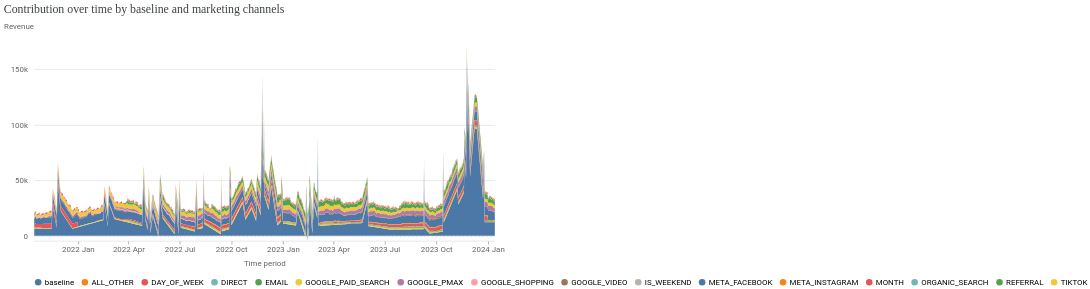
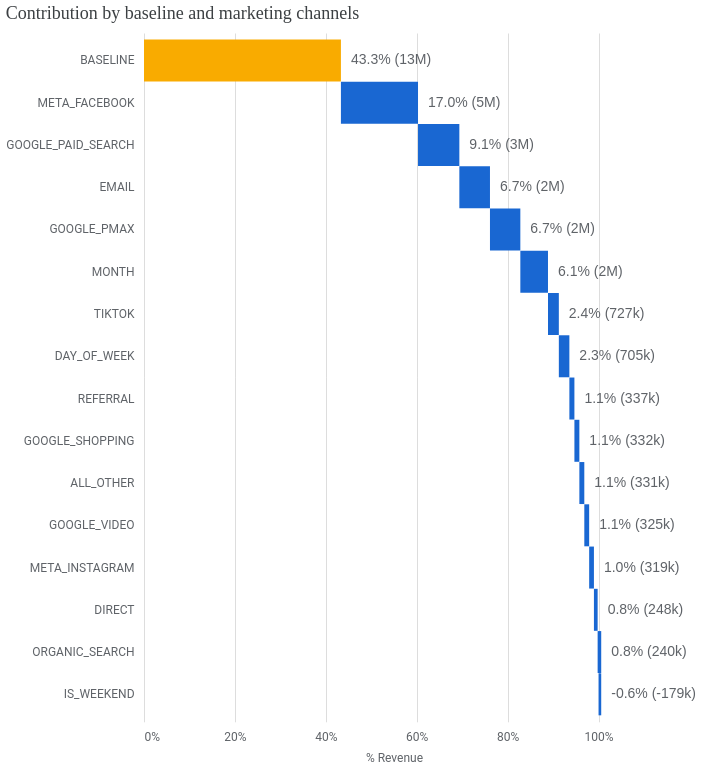
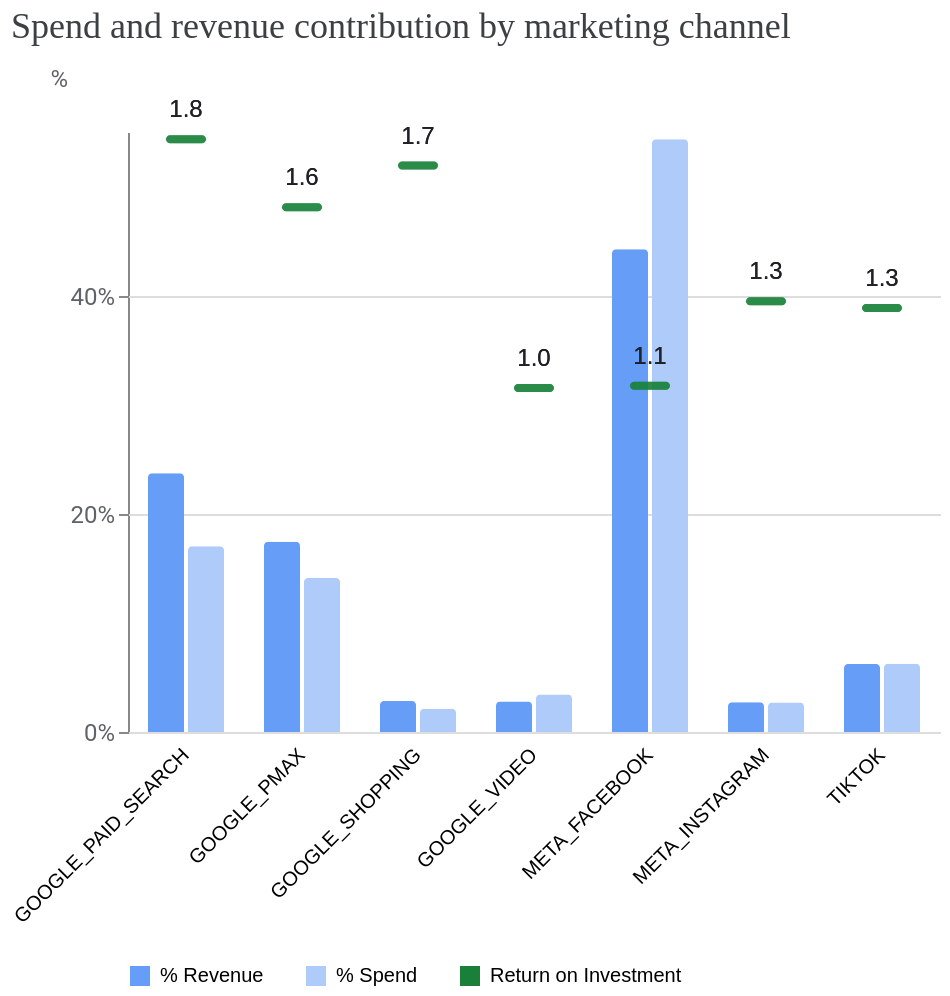

Source (notebook cell) for these figures, in order:
### Code cell
# Display the contribution of each channel
plot_channel_contribution(mmm)

### Figure 1 — Vega-Lite specification as saved in the notebook (floating-point values rounded to 4 significant figures; data arrays with more than 128 entries replaced by an {"elided": "..."} marker saying what was removed)
{"config": {"view": {"continuousWidth": 300, "continuousHeight": 300, "strokeOpacity": 0}, "axis": {"labelColor": "#5F6368", "labelFont": "Roboto", "labelFontSize": 12, "titleColor": "#5F6368", "titleFont": "Roboto", "titleFontSize": 12, "titleFontWeight": "normal", "titlePadding": 10}}, "data": {"name": "data-3bcf69dc2226bce12ca6ab0853b5fe42"}, "mark": {"type": "area"}, "encoding": {"color": {"field": "channel", "legend": {"labelFont": "Roboto", "labelFontSize": 12, "orient": "bottom", "title": null}, "scale": {"domain": ["baseline", "ALL_OTHER", "DAY_OF_WEEK", "DIRECT", "EMAIL", "GOOGLE_PAID_SEARCH", "GOOGLE_PMAX", "GOOGLE_SHOPPING", "GOOGLE_VIDEO", "IS_WEEKEND", "META_FACEBOOK", "META_INSTAGRAM", "MONTH", "ORGANIC_SEARCH", "REFERRAL", "TIKTOK"]}, "sort": ["baseline", "ALL_OTHER", "DAY_OF_WEEK", "DIRECT", "EMAIL", "GOOGLE_PAID_SEARCH", "GOOGLE_PMAX", "GOOGLE_SHOPPING", "GOOGLE_VIDEO", "IS_WEEKEND", "META_FACEBOOK", "META_INSTAGRAM", "MONTH", "ORGANIC_SEARCH", "REFERRAL", "TIKTOK"], "type": "nominal"}, "order": {"field": "sort_channel", "sort": "descending", "type": "nominal"}, "tooltip": [{"field": "time", "format": "%Y-%m-%d", "type": "temporal"}, {"field": "channel", "type": "nominal"}, {"field": "incremental_outcome", "format": ",.2f", "type": "quantitative"}], "x": {"axis": {"domainColor": "#DADCE0", "format": "%Y %b", "grid": false, "tickCount": 8}, "field": "time", "title": "Time period", "type": "temporal"}, "y": {"axis": {"domain": false, "labelExpr": "replace(format(datum.value, '.3~s'), 'G', 'B')", "labelPadding": 10, "tickCount": 5, "ticks": false, "titleAlign": "left", "titleAngle": 0, "titleY": -20}, "field": "incremental_outcome", "scale": {"clamp": true, "domainMin": -4494.0}, "title": "Revenue", "type": "quantitative"}}, "title": {"text": "Contribution over time by baseline and marketing channels", "anchor": "start", "color": "#3C4043", "font": "Google Sans Display", "fontSize": 18, "fontWeight": "normal", "offset": 10}, "transform": [{"calculate": "indexof(['ALL_OTHER', 'DAY_OF_WEEK', 'DIRECT', 'EMAIL', 'GOOGLE_PAID_SEARCH', 'GOOGLE_PMAX', 'GOOGLE_SHOPPING', 'GOOGLE_VIDEO', 'IS_WEEKEND', 'META_FACEBOOK', 'META_INSTAGRAM', 'MONTH', 'ORGANIC_SEARCH', 'REFERRAL', 'TIKTOK', 'baseline'], datum.channel)", "as": "sort_channel"}], "width": 700, "$schema": "https://vega.github.io/schema/vega-lite/v6.4.1.json", "datasets": {"data-3bcf69dc2226bce12ca6ab0853b5fe42": {"elided": "13136 records"}}}

### Figure 2 — Vega-Lite specification as saved in the notebook (floating-point values rounded to 4 significant figures)
{"config": {"view": {"continuousWidth": 300, "continuousHeight": 300, "strokeOpacity": 0}, "axis": {"labelColor": "#5F6368", "labelFont": "Roboto", "labelFontSize": 12, "titleColor": "#5F6368", "titleFont": "Roboto", "titleFontSize": 12, "titleFontWeight": "normal", "titlePadding": 10}}, "layer": [{"mark": {"type": "bar", "size": 42}, "encoding": {"color": {"condition": {"test": "(datum.channel === 'BASELINE')", "value": "#F9AB00"}, "value": "#1967D2"}, "x": {"axis": {"domain": false, "format": "%", "labelPadding": 10, "tickCount": 5, "ticks": false}, "field": "prev_sum", "title": "% Revenue", "type": "quantitative"}, "x2": {"field": "sum_outcome"}, "y": {"axis": {"domain": false, "labelLimit": 250, "labelPadding": 10, "ticks": false}, "field": "channel", "scale": {"paddingOuter": 0.2}, "sort": null, "title": null, "type": "nominal"}}, "transform": [{"window": [{"op": "sum", "field": "pct_of_contribution", "as": "sum_outcome"}, {"op": "lead", "field": "channel", "as": "kwargs"}]}, {"calculate": "datum.sum_outcome - datum.pct_of_contribution", "as": "prev_sum"}, {"calculate": "datum.incremental_outcome < 0 ? datum.prev_sum : datum.sum_outcome", "as": "text_x"}]}, {"mark": {"type": "text", "align": "left", "color": "#5F6368", "dx": 10, "fontSize": 14}, "encoding": {"text": {"field": "outcome_text", "type": "nominal"}, "x": {"field": "text_x", "type": "quantitative"}, "y": {"axis": {"domain": false, "labelLimit": 250, "labelPadding": 10, "ticks": false}, "field": "channel", "scale": {"paddingOuter": 0.2}, "sort": null, "title": null, "type": "nominal"}}, "transform": [{"window": [{"op": "sum", "field": "pct_of_contribution", "as": "sum_outcome"}, {"op": "lead", "field": "channel", "as": "kwargs"}]}, {"calculate": "datum.sum_outcome - datum.pct_of_contribution", "as": "prev_sum"}, {"calculate": "datum.incremental_outcome < 0 ? datum.prev_sum : datum.sum_outcome", "as": "text_x"}]}], "data": {"name": "data-98fdc20756805de4469261a48ed24a97"}, "height": 688.8, "title": {"text": "Contribution by baseline and marketing channels", "anchor": "start", "color": "#3C4043", "font": "Google Sans Display", "fontSize": 18, "fontWeight": "normal", "offset": 10}, "width": 500, "$schema": "https://vega.github.io/schema/vega-lite/v6.4.1.json", "datasets": {"data-98fdc20756805de4469261a48ed24a97": [{"channel": "BASELINE", "incremental_outcome": 13190000.0, "pct_of_contribution": 0.4332, "outcome_text": "43.3% (13M)"}, {"channel": "META_FACEBOOK", "incremental_outcome": 5163000.0, "pct_of_contribution": 0.1696, "outcome_text": "17.0% (5M)"}, {"channel": "GOOGLE_PAID_SEARCH", "incremental_outcome": 2768000.0, "pct_of_contribution": 0.09092, "outcome_text": "9.1% (3M)"}, {"channel": "EMAIL", "incremental_outcome": 2051000.0, "pct_of_contribution": 0.06737, "outcome_text": "6.7% (2M)"}, {"channel": "GOOGLE_PMAX", "incremental_outcome": 2034000.0, "pct_of_contribution": 0.06681, "outcome_text": "6.7% (2M)"}, {"channel": "MONTH", "incremental_outcome": 1852000.0, "pct_of_contribution": 0.06083, "outcome_text": "6.1% (2M)"}, {"channel": "TIKTOK", "incremental_outcome": 726800.0, "pct_of_contribution": 0.02388, "outcome_text": "2.4% (727k)"}, {"channel": "DAY_OF_WEEK", "incremental_outcome": 705300.0, "pct_of_contribution": 0.02317, "outcome_text": "2.3% (705k)"}, {"channel": "REFERRAL", "incremental_outcome": 337200.0, "pct_of_contribution": 0.01108, "outcome_text": "1.1% (337k)"}, {"channel": "GOOGLE_SHOPPING", "incremental_outcome": 331800.0, "pct_of_contribution": 0.0109, "outcome_text": "1.1% (332k)"}, {"channel": "ALL_OTHER", "incremental_outcome": 331100.0, "pct_of_contribution": 0.01088, "outcome_text": "1.1% (331k)"}, {"channel": "GOOGLE_VIDEO", "incremental_outcome": 325300.0, "pct_of_contribution": 0.01069, "outcome_text": "1.1% (325k)"}, {"channel": "META_INSTAGRAM", "incremental_outcome": 319300.0, "pct_of_contribution": 0.01049, "outcome_text": "1.0% (319k)"}, {"channel": "DIRECT", "incremental_outcome": 248000.0, "pct_of_contribution": 0.008148, "outcome_text": "0.8% (248k)"}, {"channel": "ORGANIC_SEARCH", "incremental_outcome": 240100.0, "pct_of_contribution": 0.007888, "outcome_text": "0.8% (240k)"}, {"channel": "IS_WEEKEND", "incremental_outcome": -179000.0, "pct_of_contribution": -0.005879, "outcome_text": "-0.6% (-179k)"}]}}

### Figure 3 — Vega-Lite specification as saved in the notebook (floating-point values rounded to 4 significant figures)
{"config": {"view": {"continuousWidth": 300, "continuousHeight": 300, "strokeOpacity": 0}, "axis": {"labelColor": "#5F6368", "labelFont": "Roboto", "labelFontSize": 12, "titleColor": "#5F6368", "titleFont": "Roboto", "titleFontSize": 12, "titleFontWeight": "normal", "titlePadding": 10}, "header": {"labelAlign": "right", "labelAngle": -45, "labelBaseline": "middle", "labelOrient": "bottom", "title": null}}, "data": {"name": "data-08101ce9f486faf7e21ca25c18f0b2ab"}, "facet": {"column": {"field": "channel", "type": "nominal"}}, "spec": {"layer": [{"mark": {"type": "bar", "cornerRadiusEnd": 2, "tooltip": true}, "encoding": {"color": {"field": "label", "legend": {"columnPadding": 20, "orient": "bottom", "rowPadding": 10, "title": null}, "scale": {"domain": ["% Revenue", "% Spend", "Return on Investment"], "range": ["#669DF6", "#AECBFA", "#188038"]}, "type": "nominal"}, "tooltip": [{"field": "pct", "format": ".1%", "type": "quantitative"}], "x": {"axis": {"labels": false, "ticks": false, "title": null}, "field": "label", "scale": {"paddingOuter": 0.5}, "type": "nominal"}, "y": {"axis": {"format": "%", "tickCount": 2, "titleAlign": "left", "titleAngle": 0, "titleY": -20}, "field": "pct", "type": "quantitative"}}}, {"mark": {"type": "tick", "color": "#188038", "cornerRadius": 2, "size": 20, "thickness": 4, "tooltip": true}, "encoding": {"tooltip": [{"field": "roi", "format": ".2f", "type": "quantitative"}], "y": {"field": "roi_scaled", "title": "%", "type": "quantitative"}}}, {"mark": {"type": "text", "color": "#202124", "dy": -15, "fontSize": 12}, "encoding": {"text": {"field": "roi", "format": ".1f", "type": "quantitative"}, "y": {"field": "roi_scaled", "type": "quantitative"}}}]}, "spacing": -1, "title": {"text": "Spend and revenue contribution by marketing channel", "anchor": "start", "color": "#3C4043", "font": "Google Sans Display", "fontSize": 18, "fontWeight": "normal", "offset": 10}, "$schema": "https://vega.github.io/schema/vega-lite/v6.4.1.json", "datasets": {"data-08101ce9f486faf7e21ca25c18f0b2ab": [{"channel": "GOOGLE_PAID_SEARCH", "pct": 0.2372, "label": "% Revenue", "roi": 1.798, "roi_scaled": 0.5433}, {"channel": "GOOGLE_SHOPPING", "pct": 0.02844, "label": "% Revenue", "roi": 1.719, "roi_scaled": 0.5193}, {"channel": "GOOGLE_PMAX", "pct": 0.1743, "label": "% Revenue", "roi": 1.592, "roi_scaled": 0.481}, {"channel": "GOOGLE_VIDEO", "pct": 0.02788, "label": "% Revenue", "roi": 1.044, "roi_scaled": 0.3153}, {"channel": "META_FACEBOOK", "pct": 0.4425, "label": "% Revenue", "roi": 1.051, "roi_scaled": 0.3175}, {"channel": "META_INSTAGRAM", "pct": 0.02737, "label": "% Revenue", "roi": 1.307, "roi_scaled": 0.3948}, {"channel": "TIKTOK", "pct": 0.06229, "label": "% Revenue", "roi": 1.287, "roi_scaled": 0.3887}, {"channel": "GOOGLE_PAID_SEARCH", "pct": 0.1702, "label": "% Spend", "roi": 1.798, "roi_scaled": 0.5433}, {"channel": "GOOGLE_SHOPPING", "pct": 0.02134, "label": "% Spend", "roi": 1.719, "roi_scaled": 0.5193}, {"channel": "GOOGLE_PMAX", "pct": 0.1412, "label": "% Spend", "roi": 1.592, "roi_scaled": 0.481}, {"channel": "GOOGLE_VIDEO", "pct": 0.03447, "label": "% Spend", "roi": 1.044, "roi_scaled": 0.3153}, {"channel": "META_FACEBOOK", "pct": 0.5433, "label": "% Spend", "roi": 1.051, "roi_scaled": 0.3175}, {"channel": "META_INSTAGRAM", "pct": 0.02702, "label": "% Spend", "roi": 1.307, "roi_scaled": 0.3948}, {"channel": "TIKTOK", "pct": 0.06246, "label": "% Spend", "roi": 1.287, "roi_scaled": 0.3887}]}}
